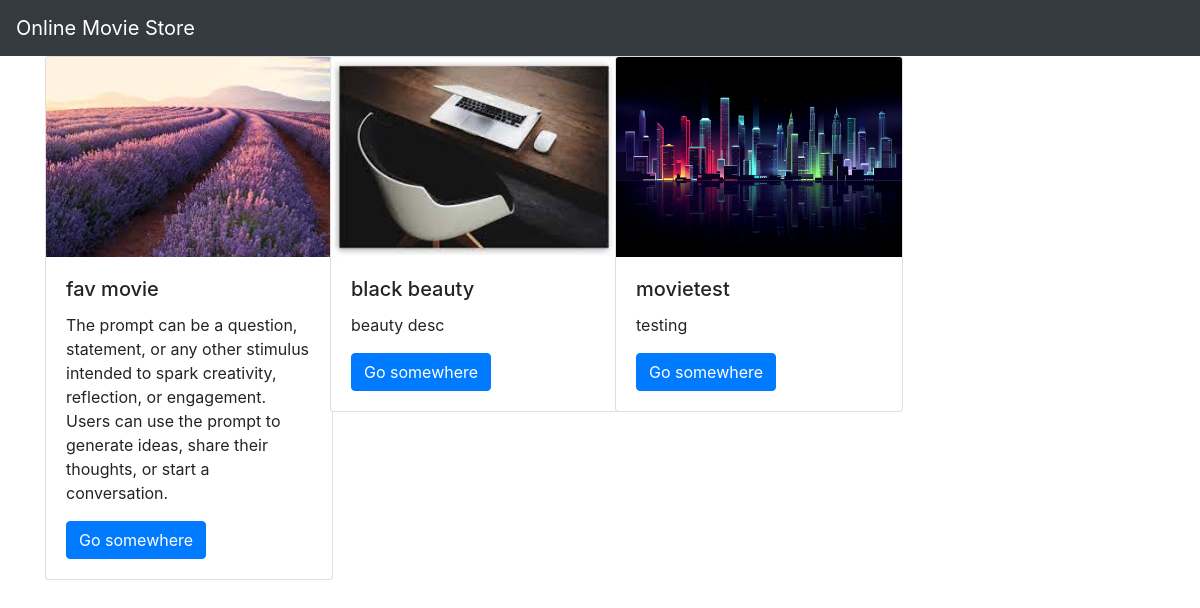
The page / on the database its author committed.
### moviesapp/models.py (models this page shows, shortened)
class Movie(models.Model):
    name=models.CharField(max_length=250)
    desc=models.TextField()
    year=models.IntegerField()
    img=models.ImageField(upload_to='gallery')

### moviesapp/views.py (the view)
# urls.py: path('',views.index, name='index'),
def index(request):
    movie=Movie.objects.all()
    context={
        'movie_list':movie
    }
    return render(request,'index.html',context)

### Templates/index.html
{% extends 'base.html' %}
{% block body %}
<div class="container">
    <div class="row">
        {% for i in movie_list %}
        <div class="col-md-3">
            <div class="card" style="width: 18rem;">
  <img src="{{i.img.url}}" class="card-img-top" alt="..." width="200px" height="200px">
  <div class="card-body">
    <h5 class="card-title">{{i.name}}</h5>
    <p class="card-text">{{i.desc}}</p>
    <a href="{% url 'moviesapp:details' i.id %}" class="btn btn-primary">Go somewhere</a>
  </div>
</div>
        </div>
        {% endfor %}
    </div>
</div>
{% endblock %}

### Templates/base.html (shortened to what this page needs)
{% load static %}
<html lang="en">
<head>
    <link rel="stylesheet" href="https://cdn.jsdelivr.net/npm/bootstrap@4.6.2/dist/css/bootstrap.min.css">
    <link rel="stylesheet" href="{% static 'style.css' %}">
</head>
<body>
<nav class="navbar navbar-dark bg-dark">
  <a class="navbar-brand" href="#">
   Online Movie Store
  </a>
</nav>
{% block body %}
{% endblock %}
</body>
</html>

### rows shown on the page
Movie: img (picture), name "fav movie", desc "The prompt can be a question, statement, or any other stimulus intended to spark creativity, reflection, or engagement. Users can use the prompt to generate ideas, share their thoughts, or start a conversation."
Movie: img (picture), name "black beauty", desc "beauty desc"
Movie: img (picture), name "movietest", desc "testing"
